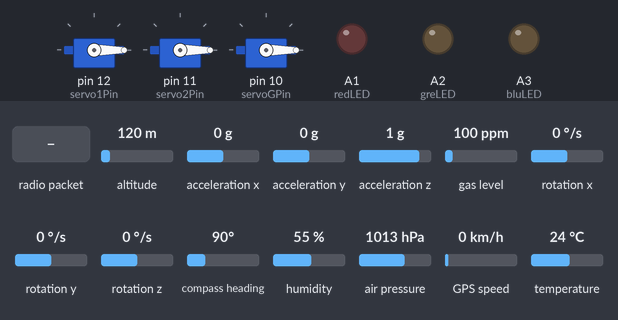
Simulated run of this sketch. Board: Arduino Leonardo, built with avr-gcc and run on an emulated ATmega32U4. Shown: 3 × servo, output pins drawn as LEDs (lit = HIGH). The inputs (shaded band) are chosen by the test bench; at power-on: altitude 120 m, acceleration x 0 g, acceleration y 0 g, acceleration z 1 g, gas level 100 ppm, rotation x 0 °/s, rotation y 0 °/s, rotation z 0 °/s, compass heading 90°, humidity 55 %, air pressure 1013 hPa, GPS speed 0 km/h, temperature 24 °C. The GPS gets a fix after 3 s at 37.7749, -122.4194 with 8 satellites; no radio packets arrive unless stated; pins used as bus, display or sensor lines are not drawn; what the sketch prints to the serial monitor is not drawn.

Above: at 0.1 s.
2.4 s: radio packet "1" arrives
At 3.2 s:
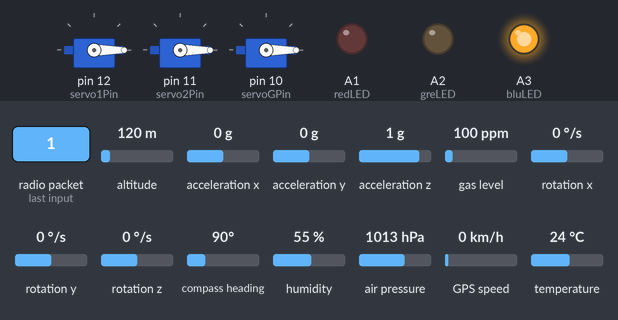
Timing chart, 0 to 5.4 s (numbered marks = the images above; inputs shaded):
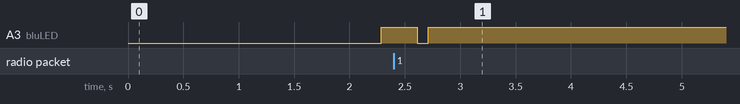

The sketch:

ASAE_DAS.ino
```cpp
/*
 * University of Delaware ASAE 2020-2021 Controls Team
 * Eric Rivas, Tage Firkin, Dylan Frasher, James Polemeni
 * Data Acquisition System
 * September 12, 2020
 *
 * TODO:
 * Include servos for payload
 * Incluide LEDs for statuses
 * Test
 */
//--------LIBRARIES--------------------------
#include <SPI.h>
#include <RH_RF95.h> //LoRa Radio library
#include <Servo.h> //Servo Library
#include <Wire.h>     //I2C library
#include <Adafruit_LSM9DS1.h> //LSM library
#include <Adafruit_Sensor.h>
#include <Adafruit_GPS.h> //GPS Library
#include "Adafruit_BMP3XX.h" //Altimeter library

//--------LoRa Setup--------------------------------
#define RFM95_CS 8
#define RFM95_RST 4
#define RFM95_INT 3 //32u4 = 7 M0 = 3
#define RF95_FREQ 915.0     //915MHz
RH_RF95 rf95(RFM95_CS, RFM95_INT);
int16_t packetNum = 0;  //packet counter
uint8_t recvDataPacket[RH_RF95_MAX_MESSAGE_LEN];  //packet that will be received from ground station
uint8_t recvLen = sizeof(recvDataPacket);
String outputData;

//--------Altimeter Setup---------------------------
Adafruit_BMP3XX bmp; // I2C
bool startUp = true;
#define SEALEVELPRESSURE_HPA (1013.25)
float height = 0.0, initHeight = 0.0, habHeight = 0.0, cdaHeight = 0.0, watHeight = 0.0, pressure, BMPtemp;

//--------Accelerometer Setup-----------------------
Adafruit_LSM9DS1 lsm = Adafruit_LSM9DS1();
sensors_event_t accl, magneto, gyo, lsmTemp;

//--------GPS Setup---------------------------------
//GPS TX pin to feather pin RX
//GPS RX pin to feather pin TX
#define GPSSerial Serial1
Adafruit_GPS GPS(&GPSSerial);
// Set GPSECHO to 'false' to turn off echoing the GPS data to the Serial console
// Set to 'true' if you want to debug and listen to the raw GPS sentences
#define GPSECHO  false

float GPSlat,GPSlong, GPSangle, GPSspeed;
char latDir, longDir;
//--------Servos Setup------------------------------
#define servo1Pin 12
#define servo2Pin 11
#define servoGPin 10
Servo servo1, servo2, servoG;
uint8_t habDropped = 0, watDropped = 0, cdaDropped = 0;
int servo1Drop = 0, servoGDrop = 0;
//--------LEDs Setup--------------------------------
#define redLED A1
#define greLED A2
#define bluLED A3
//--------Battery Monitor Setup---------------------

/*
 * Function to send all relevant data to the ground station
 * Packet:       Number of times a packet has been sent
 * Drop:         Satus of payload drops. hab,wat,cda where 000 is non dropped, 111 is all dropped, and 010 is water dropped
 * Altutude:     Current altitude of the plane in feet, taken from Altimeter
 * Temperature:  Current temperature of the plane, taken from Altimeter
 * Latitude:     Current latitude of the plane, taken from GPS
 * Longitude:    Current longitude of the plane, taken from GPS
 * Heading:      Current Heading of the plane, taken from GPS
 * Speed:        Current speed of the plane, taken from GPS
 * Acceleration: Current acceleration of the plane in x y z, taken from LSM
 * Gyroscope:    Current rotation of the plane in x y z, taken from LSM
 * Magnetometer: Current magnetics of the plane in x y z, taken from LSM
 * Hour:         Hour when last GPS position taken
 * Minute:       Minute when last GPS position taken
 * Second:       Second when last GPS position taken
 */
bool sendDASData(){
  digitalWrite(bluLED, HIGH);

  //-------------Update Altitude-----------------------------------------------------
  if(bmp.performReading()){
    BMPtemp = bmp.temperature; //temp in C
    pressure = bmp.pressure / 100.0; //pressure in hPa
    height = (bmp.readAltitude(SEALEVELPRESSURE_HPA) * 3.28084) - initHeight;
  }

  //--------Update LSM Data---------------------------------------------------------
  lsm.read(); //read new data
  lsm.getEvent(&accl, &magneto, &gyo, &lsmTemp);

  //--------Update Packet with all new data----------------------------------------------
  outputData = "{\"p\":";  outputData += String(packetNum);
  outputData += ",\"d\":"; outputData += String(habDropped); outputData += String(cdaDropped); outputData += String(watDropped);
  outputData += ",\"a\":"; outputData += String(height,2);
  outputData += ",\"t\":"; outputData += String(GPSlat,6);
  outputData += ",\"n\":"; outputData += String(GPSlong,6);
  outputData += ",\"h\":"; outputData += String(GPSangle,2);
  outputData += ",\"s\":"; outputData += String(GPSspeed,2);
  outputData += ",\"x\":"; outputData += String(accl.acceleration.x,2);
  outputData += ",\"y\":"; outputData += String(accl.acceleration.y,2);
  outputData += ",\"z\":"; outputData += String(accl.acceleration.z,2);
  outputData += ",\"l\":"; outputData += String(magneto.magnetic.x,2);
  outputData += ",\"m\":"; outputData += String(magneto.magnetic.y,2);
  outputData += ",\"o\":"; outputData += String(magneto.magnetic.z,2);
  outputData += ",\"i\":"; outputData += String(gyo.gyro.x,2);
  outputData += ",\"j\":"; outputData += String(gyo.gyro.y,2);
  outputData += ",\"k\":"; outputData += String(gyo.gyro.z,2);
  outputData += ",\"b\":"; outputData += String(habHeight,2);
  outputData += ",\"c\":"; outputData += String(cdaHeight,2);
  outputData += ",\"w\":"; outputData += String(watHeight,2);
  outputData +="}";

  uint8_t dataOut[outputData.length()];
  outputData.getBytes(dataOut,outputData.length()+1);
  bool sendPacketConfirm = rf95.send(dataOut, sizeof(dataOut));

  rf95.waitPacketSent();
  Serial.println("Sent:");
  Serial.println(outputData);
  if(sendPacketConfirm){
    packetNum++;
  }
  delay(100);
  digitalWrite(bluLED, LOW);
  return sendPacketConfirm;
}

/*
 * Drops payload, using servos
 * payload: The specific payload to drop
 *    "HAB": Habitat
 *    "WAT": Water bottle
 *    "CDA": CDA
 */
bool drop(uint8_t* payload){
  if(strncmp((char*)payload,"PAY",3) == 0){      //Drop the hab
    Serial.println("Drop Habitats/Water Bottles");
    habDropped = 1;
    watDropped = 1;
    servo1Drop = 1;
    servo1.write(180);  //Turn servo to 180 degrees
    servo2.write(180);  //Turn servo to 180 degrees
    digitalWrite(greLED, HIGH);
    BMPtemp = bmp.temperature; //temp in C
    pressure = bmp.pressure / 100.0; //pressure in hPa
    habHeight = (bmp.readAltitude(SEALEVELPRESSURE_HPA) * 3.28084) - initHeight;
    watHeight = habHeight;
    if(sendDASData()){
      Serial.println("Good Send");
      delay(100);
      return true;
    }
    else{
      Serial.println("Bad Send");
      delay(100);
      return false;
    }
  }
  /*
  else if(payload == (uint8_t*)"WAT"){ //Drop the water bottles
    Serial.println("Drop Water Bottles");
    watDropped = 1;
    if(sendDASData()){
      Serial.println("Good Send");
    }
    else{
      Serial.println("Bad Send");
    }
  }
  */
  else if((strncmp((char*)payload,"CDA",3) == 0)){ //Drop the cda
    Serial.println("Drop CDA");
    cdaDropped = 1;
    servoGDrop = 1;
    servoG.write(120);  //Turn servo to 180 degrees
    digitalWrite(redLED, HIGH);
    BMPtemp = bmp.temperature; //temp in C
    pressure = bmp.pressure / 100.0; //pressure in hPa
    cdaHeight = (bmp.readAltitude(SEALEVELPRESSURE_HPA) * 3.28084) - initHeight;
    if(sendDASData()){
      Serial.println("Good Send");
      delay(100);
      return true;
    }
    else{
      Serial.println("Bad Send");
      delay(100);
      return false;
    }
  }
  else{   //Unacceptable drop type
    Serial.println("Bad Drop");
    delay(100);
    return false;
  }
}
void setup() {
  Serial.begin(115200);
  //while(!Serial){delay(1);} //Used for debugging
  Serial.println("Initializing Data Acquisition System");
  Wire.begin();

  //--------Servo Init-------------------------------------------
  servo1.attach(servo1Pin);
  servo2.attach(servo2Pin);
  servoG.attach(servoGPin);
  servo1.write(0);        //Set to 0 degrees
  servo2.write(0);        //Set to 0 degrees
  servoG.write(0);        //Set to 0 degrees

  //--------LED Init---------------------------------------------
  pinMode(redLED, OUTPUT);
  pinMode(greLED, OUTPUT);
  pinMode(bluLED, OUTPUT);
  digitalWrite(redLED, LOW);
  digitalWrite(greLED, LOW);
  digitalWrite(bluLED, LOW);

  //--------LoRa Init--------------------------------------------
  Serial.println("LoRa Initializing");
  pinMode(RFM95_RST, OUTPUT);
  digitalWrite(RFM95_RST, HIGH);
  delay(100);
  digitalWrite(RFM95_RST, LOW);
  delay(10);
  digitalWrite(RFM95_RST, HIGH);
  delay(10);
  while (!rf95.init()) {
    digitalWrite(redLED, HIGH);
    digitalWrite(greLED, LOW);
    digitalWrite(bluLED, LOW);
    Serial.println("LoRa radio init failed, restart system");
    while (1);
  }
  if (!rf95.setFrequency(RF95_FREQ)) {
    digitalWrite(redLED, LOW);
    digitalWrite(greLED, HIGH);
    digitalWrite(bluLED, LOW);
    Serial.println("setFrequency failed, restart system");
    while (1);
  }
  Serial.print("Set Freq to: "); Serial.println(RF95_FREQ);
  rf95.setTxPower(23, false);     //you can set transmitter powers from 5 to 23 dBm:
  Serial.println("LoRa Initialized OK");

  //--------Accelerometer Init--------------------------------------------
  Serial.println("LSM Initializing");
  if (!lsm.begin()){
    digitalWrite(redLED, LOW);
    digitalWrite(greLED, LOW);
    digitalWrite(bluLED, HIGH);
    Serial.println("LSM init failed, check wiring and restart system");
    while (1);
  }
  //Lower ranges/gains/scales = higher sensitivity
  // 1.) Set the accelerometer range
  lsm.setupAccel(lsm.LSM9DS1_ACCELRANGE_2G);    //2G,4G,8G, or 16G
  // 2.) Set the magnetometer sensitivity
  lsm.setupMag(lsm.LSM9DS1_MAGGAIN_4GAUSS);   //4GAUSS,8GAUSS,12GAUSS, or 16GAUSS
  // 3.) Setup the gyroscope
  lsm.setupGyro(lsm.LSM9DS1_GYROSCALE_245DPS); //245DPS, 500DPS, or 2000DPS
  Serial.println("LSM Initialized OK");

  //--------GPS Init------------------------------------------------------
  Serial.println("GPS Initializing");
  GPS.begin(9600);
  //uncomment below line to turn on RMC (recommended minimum) and GGA (fix data) including altitude
  GPS.sendCommand(PMTK_SET_NMEA_OUTPUT_RMCGGA);
  GPS.sendCommand(PMTK_SET_NMEA_UPDATE_1HZ);   // 1 Hz update rate
  GPS.sendCommand(PGCMD_ANTENNA); // Request updates on antenna status, comment out to keep quiet
  delay(1000);
  Serial.println("GPS Initialized OK");

  //--------Altimeter Init-------------------------------------------------
  Serial.println("Altimeter Initializing");
  if(!bmp.begin_I2C()){
  digitalWrite(redLED, HIGH);
  digitalWrite(greLED, HIGH);
  digitalWrite(bluLED, LOW);
    Serial.println("Altimeter init failed, check wiring and restart system");
  }
  // Set up oversampling and filter initialization
  bmp.setTemperatureOversampling(BMP3_OVERSAMPLING_8X);
  bmp.setPressureOversampling(BMP3_OVERSAMPLING_4X);
  bmp.setIIRFilterCoeff(BMP3_IIR_FILTER_COEFF_3);
  //bmp.setOutputDataRate(BMP3_ODR_50_HZ);
  Serial.println("Altimeter Initialized OK");
  Serial.println("Data Acquisition System Initialized OK");
}

uint32_t GPStimer = millis();
uint32_t sendDataTimer = millis();
void loop() {
  //--------Receive any commands from ground station------------------------------
  if(rf95.available()){
    if(rf95.recv(recvDataPacket, &recvLen)){ //Message from ground station
      if(strlen((char*)recvDataPacket) > 0){
        Serial.println(strlen((char*)recvDataPacket));
        Serial.println("Received Packet:");
        Serial.println((char*)recvDataPacket);
        Serial.print("RSSI: ");Serial.println(rf95.lastRssi(), DEC);
        drop(recvDataPacket);
      }
    }
  }

  //--------Update GPS Data-------------------------------------------------------
  char GPSRaw = GPS.read(); //Read raw GPS data
  /*
  if(GPSECHO){  //Used for debugging, comment out for running
    Serial.write(GPSRaw);
  }
*/
  if(GPS.newNMEAreceived()){
    if(!GPS.parse(GPS.lastNMEA())){
      return;
    }
  }
  if(millis() - GPStimer > 1000){  //Update GPS data every second
    GPStimer = millis(); //reset timer
    if(GPS.fix){
      GPSlat = GPS.latitudeDegrees;
      GPSlong = GPS.longitudeDegrees;
      latDir = GPS.lat;
      longDir = GPS.lon;
      GPSspeed = GPS.speed * 1.15078; //To convert knots to mph
      GPSangle = GPS.angle;
    }
  }

  //--------Update Initial Altimeter Data------------------------------------------
  if(startUp){
    if(bmp.performReading()){
      delay(500);
      BMPtemp = bmp.temperature; //temp in C
      pressure = bmp.pressure / 100.0; //pressure in hPa
      initHeight = bmp.readAltitude(SEALEVELPRESSURE_HPA) * 3.28084; //convert meters to feet
      startUp = false;
      delay(500);
    }
  }

  //-------Make sure servos don't twitch-------------------------------------------
  if(servo1Drop == 0){
    servo1.write(0);
    servo2.write(0);
  }
  else{
    servo1.write(180);
    servo2.write(180);
  }
  if(servoGDrop == 0){
    servoG.write(0);
  }
  else{
    servoG.write(120);
  }
  //--------Send Data---------------------------------------------------------------
  if(millis() - sendDataTimer > 100){ //Send data every 100ms (0.1s)
    sendDataTimer = millis();
    sendDASData();
  }
}
```

Measured:
- after the input at 2.4 s, A3 (bluLED): HIGH → LOW after 0.21 s, → HIGH 0.10 s later
